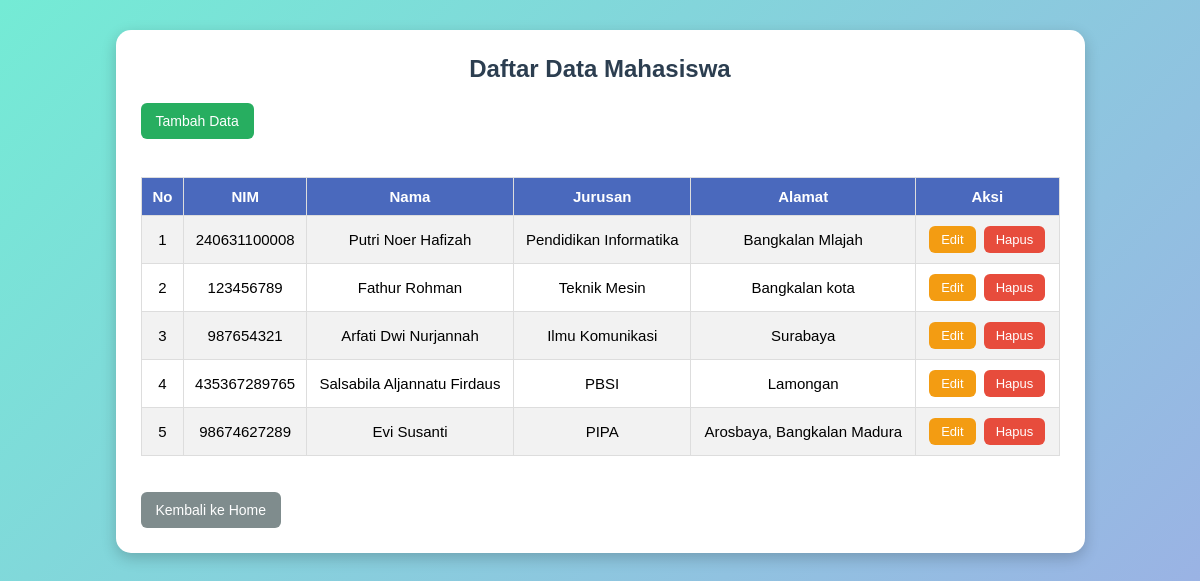
Screenshot of /dartar.php with the database file from the repository.
### tables this page shows
CREATE TABLE `mahasiswa` (
  `id` int(11) NOT NULL,
  `nim` varchar(20) NOT NULL,
  `nama` varchar(100) NOT NULL,
  `jurusan` varchar(100) NOT NULL,
  `alamat` text NOT NULL
);

### dartar.php (the view, shortened to what this page needs)
<?php
include 'koneksi.php';
?>
<!DOCTYPE html>
<html>
<head>
    <link rel="stylesheet" href="css/style.css">
</head>
<body>
<div class="container">
    <h2>Daftar Data Mahasiswa</h2>
    <a class="btn-tambah" href="tambah.php">
        Tambah Data
    </a>
    <br><br>
    <table>
        <tr>
            <th>No</th>
            <th>NIM</th>
            <th>Nama</th>
            <th>Jurusan</th>
            <th>Alamat</th>
            <th>Aksi</th>
        </tr>
        <?php
        $no = 1;
        $data = mysqli_query($conn, "SELECT * FROM mahasiswa");
        while($d = mysqli_fetch_array($data)){
        ?>
        <tr>
            <td><?= $no++; ?></td>
            <td><?= $d['nim']; ?></td>
            <td><?= $d['nama']; ?></td>
            <td><?= $d['jurusan']; ?></td>
            <td><?= $d['alamat']; ?></td>
            <td>
                <a class="btn-edit"
                   href="edit.php?id=<?= $d['id']; ?>">
                   Edit
                </a>
                <a class="btn-hapus"
                   href="hapus.php?id=<?= $d['id']; ?>"
                   onclick="return confirm('Yakin ingin menghapus data ini?')">
                   Hapus
                </a>
            </td>
        </tr>
        <?php } ?>
    </table>
    <br><br>
    <a class="btn-kembali" href="index.php">
        Kembali ke Home
    </a>
</div>
</body>
</html>

### css/style.css (style rules this page uses)
* { margin: 0; padding: 0; box-sizing: border-box; font-family: Arial, sans-serif; }
body { background: linear-gradient(135deg, #74ebd5, #9face6); min-height: 100vh; padding: 30px; }
.container { width: 85%; max-width: 1000px; margin: auto; background: white; padding: 25px; border-radius: 15px; box-shadow: 0 5px 15px rgba(0,0,0,0.2); }
h1, h2, h3 { text-align: center; color: #2c3e50; margin-bottom: 20px; }
a { text-decoration: none; color: white; border-radius: 6px; display: inline-block; transition: 0.3s; }
.btn-tambah, .btn-lihat, .btn-kembali { padding: 10px 15px; font-size: 14px; }
.btn-edit, .btn-hapus { padding: 6px 12px; font-size: 13px; margin: 2px; }
.btn-tambah { background: #27ae60; }
.btn-edit { background: #f39c12; }
.btn-hapus { background: #e74c3c; }
.btn-kembali { background: #7f8c8d; }
table { width: 100%; border-collapse: collapse; margin-top: 20px; font-size: 15px; }
table, th, td { border: 1px solid #ddd; }
th { background: #4a69bd; color: white; padding: 10px; }
td { padding: 8px; text-align: center; }
tr:nth-child(even) { background: #f2f2f2; }

### rows the page displays
mahasiswa: nim "240631100008", nama "Putri Noer Hafizah", jurusan "Pendidikan Informatika", alamat "Bangkalan Mlajah"
mahasiswa: nim "123456789", nama "Fathur Rohman", jurusan "Teknik Mesin", alamat "Bangkalan kota"
mahasiswa: nim "987654321", nama "Arfati Dwi Nurjannah", jurusan "Ilmu Komunikasi", alamat "Surabaya"
mahasiswa: nim "435367289765", nama "Salsabila Aljannatu Firdaus", jurusan "PBSI", alamat "Lamongan"
mahasiswa: nim "98674627289", nama "Evi Susanti", jurusan "PIPA", alamat "Arosbaya, Bangkalan Madura"
